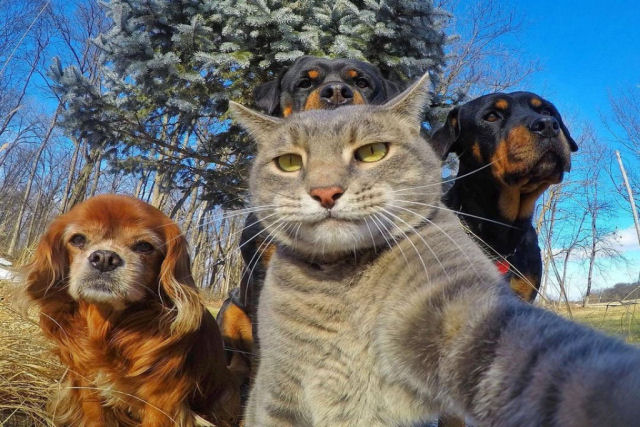
#> input picture deteccao-bordas/resources/img1.png, 640 x 427 px
$ python cannypoints.py
#> lines starting #> are read from the running program, lines starting #| are printed output that depends on the picture
import cv2
import numpy as np

TOP_SLIDER = 10
TOP_SLIDER_MAX = 400
T1 = 10

STEP = 5
JITTER = 3
RAIO = 3


def setT1(t1):
    global T1, points
    T1 = t1
    edges = cv2.Canny(points, T1, 3 * T1)
    cv2.imshow("canny", edges)
    cv2.imwrite("output/canny.png", edges)

    cannypoints = points.copy()

    edges_filter = np.where(edges != 0)
    coordinates = zip(edges_filter[0], edges_filter[1])
    for p in coordinates:
        color = cannypoints[p]
        cv2.circle(cannypoints, (p[1], p[0]), RAIO//2, (int(color[0]), int(color[1]), int(color[2])), -1, cv2.LINE_AA)

    cv2.imshow("cannypoints", cannypoints)
    cv2.imwrite("output/cannypoints.png", cannypoints)


image = cv2.imread("resources/img1.png", cv2.IMREAD_COLOR)
#> image is the input picture: shape (427, 640, 3); mean B, G, R 111, 109.6, 103.7
height, width = image.shape[:2]
#> height = 427; width = 640

xrange = np.arange(0, image.shape[0] - STEP, STEP) + STEP // 2
#> xrange = 85 values from 2 to 422
yrange = np.arange(0, image.shape[1] - STEP, STEP) + STEP // 2
#> yrange = 127 values from 2 to 632

points = np.zeros(image.shape, dtype=np.uint8)

np.random.shuffle(xrange)
for i in xrange:
    np.random.shuffle(yrange)
    for j in yrange:
        x = i + np.random.randint((2 * JITTER) - JITTER + 1)
        y = j + np.random.randint((2 * JITTER) - JITTER + 1)
        color = image[x, y]
        cv2.circle(points, (y, x), RAIO, (int(color[0]), int(color[1]), int(color[2])), -1, cv2.LINE_AA)
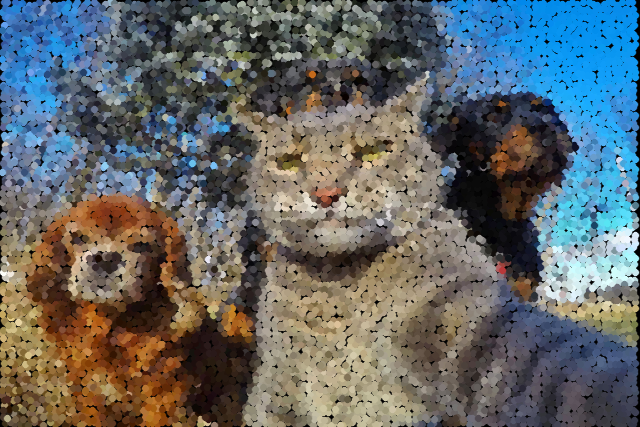
#> points: shape (427, 640, 3); mean B, G, R 104.9, 103.8, 98.5

cv2.imshow("points", points)
cv2.imwrite("output/points.png", points)

cv2.namedWindow("canny", cv2.WINDOW_GUI_NORMAL)
cv2.createTrackbar("T1", "canny", TOP_SLIDER, TOP_SLIDER_MAX, setT1)

cv2.waitKey(0)
#> in setT1, `edges = cv2.Canny(points, T1, 3 * T1)`:
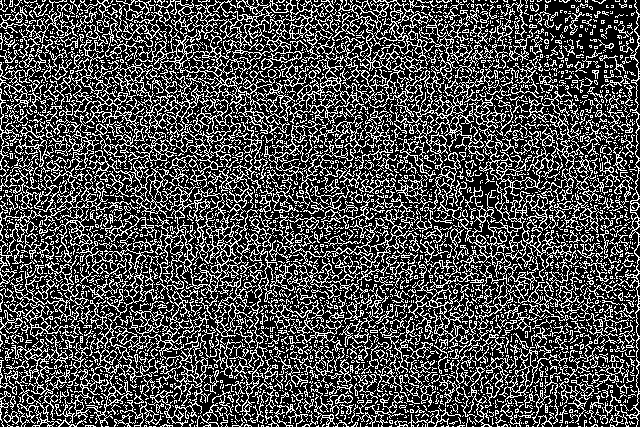
#> edges: shape (427, 640); 29.7% white in thin lines or dots
#> in setT1, `edges_filter = np.where(edges != 0)`: edges_filter = 81105 positions, rows 0 to 426, columns 0 to 639
#> the loop in setT1, `for p in coordinates:` made 81105 passes
#> (p, color) on passes 1 to 3: ((0, 1), [52, 32, 18]), ((0, 4), [187, 116, 64]), ((0, 10), [55, 34, 19])
#> after the loop in setT1, `for p in coordinates:`:
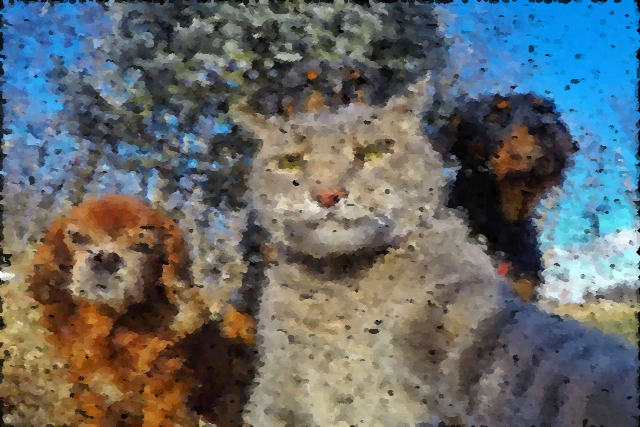
#> cannypoints: shape (427, 640, 3); mean B, G, R 106.5, 105.4, 100.1
cv2.destroyAllWindows()

$ run again, with deteccao-bordas/resources/img3.png copied over deteccao-bordas/resources/img1.png
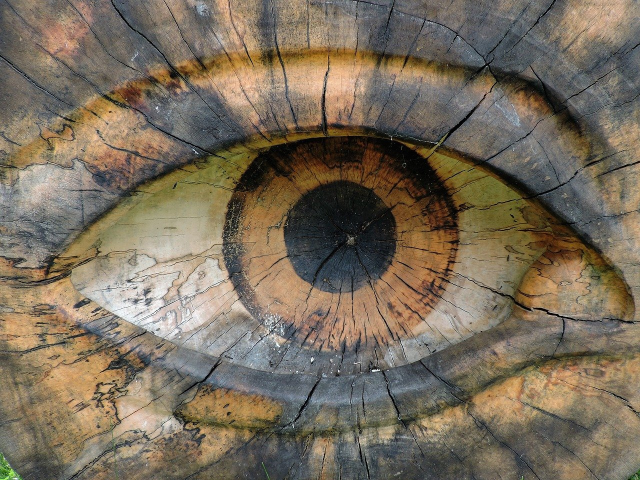
#> input picture deteccao-bordas/resources/img3.png, 1280 x 960 px (shown at 1/2 size)
#> image is the input picture: shape (960, 1280, 3); mean B, G, R 92.2, 109.3, 121
#> in setT1, `edges = cv2.Canny(points, T1, 3 * T1)`:
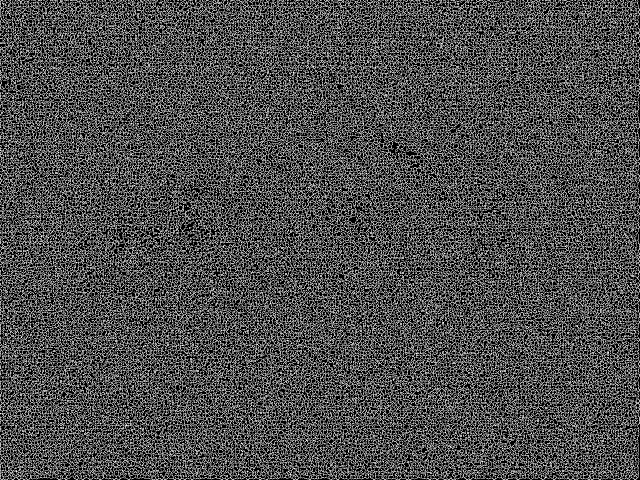
#> edges: shape (960, 1280) (shown at 1/2 size); 30.1% white in thin lines or dots
#> edges_filter = 370067 positions, rows 0 to 959, columns 0 to 1279
#> the loop in setT1, `for p in coordinates:` made 370067 passes
#> (p, color) on passes 1 to 3: ((0, 2), [4, 4, 4]), ((0, 3), [4, 4, 4]), ((0, 4), [4, 4, 4])
#> after the loop in setT1, `for p in coordinates:`:
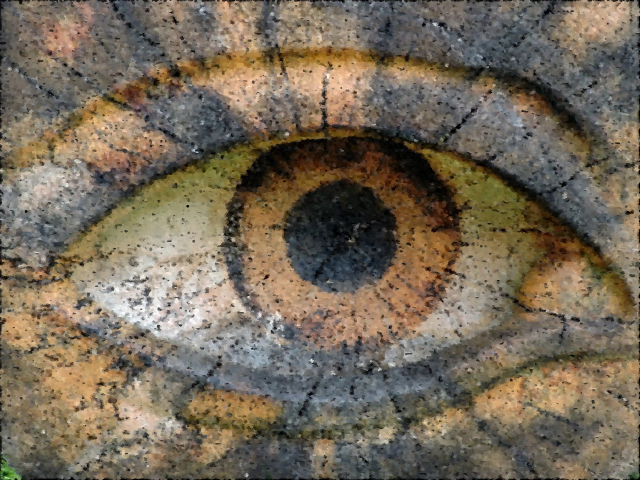
#> cannypoints: shape (960, 1280, 3) (shown at 1/2 size); mean B, G, R 89.5, 106.1, 117.5

$ run again, with deteccao-bordas/resources/img5.png copied over deteccao-bordas/resources/img1.png
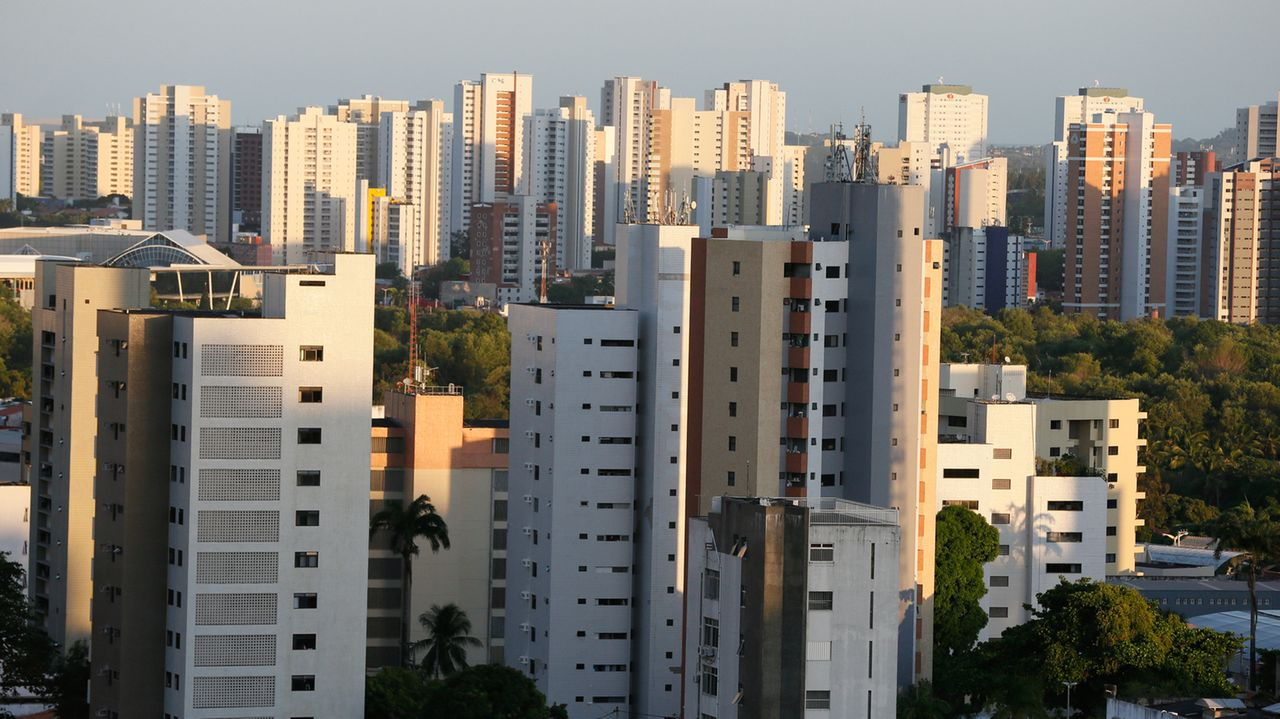
#> input picture deteccao-bordas/resources/img5.png, 1280 x 719 px
#> image is the input picture: shape (719, 1280, 3); mean B, G, R 107.2, 114.6, 118.2
#> in setT1, `edges = cv2.Canny(points, T1, 3 * T1)`:
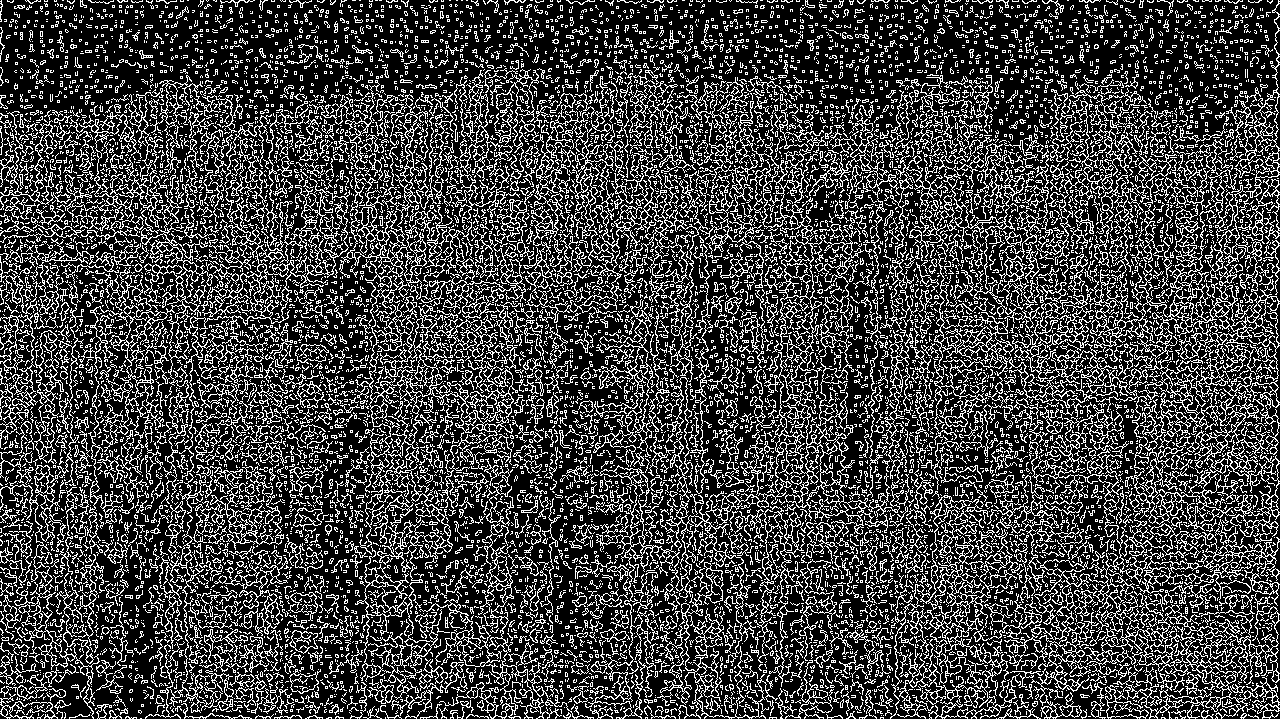
#> edges: shape (719, 1280); 25.7% white in thin lines or dots
#> edges_filter = 236535 positions, rows 0 to 718, columns 0 to 1279
#> the loop in setT1, `for p in coordinates:` made 236535 passes
#> (p, color) on passes 1 to 3: ((0, 1), [52, 52, 49]), ((0, 7), [52, 51, 50]), ((0, 13), [55, 54, 52])
#> after the loop in setT1, `for p in coordinates:`:
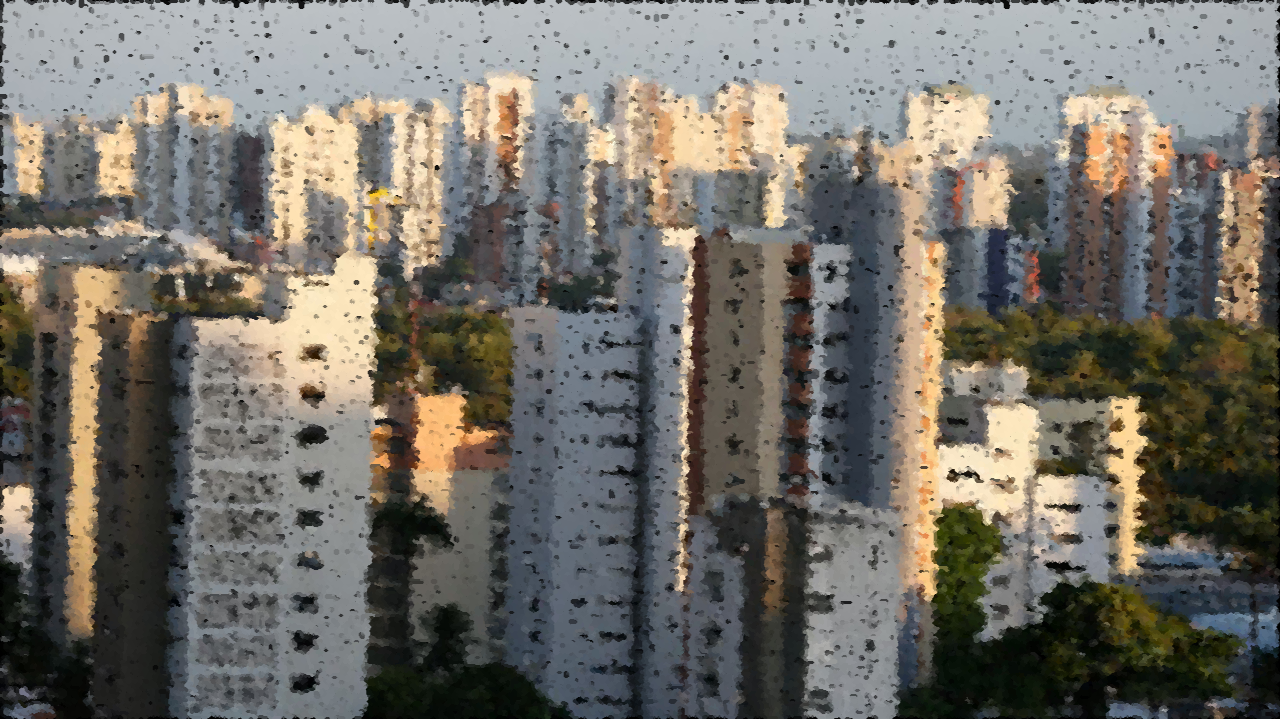
#> cannypoints: shape (719, 1280, 3); mean B, G, R 104, 111.3, 114.8
